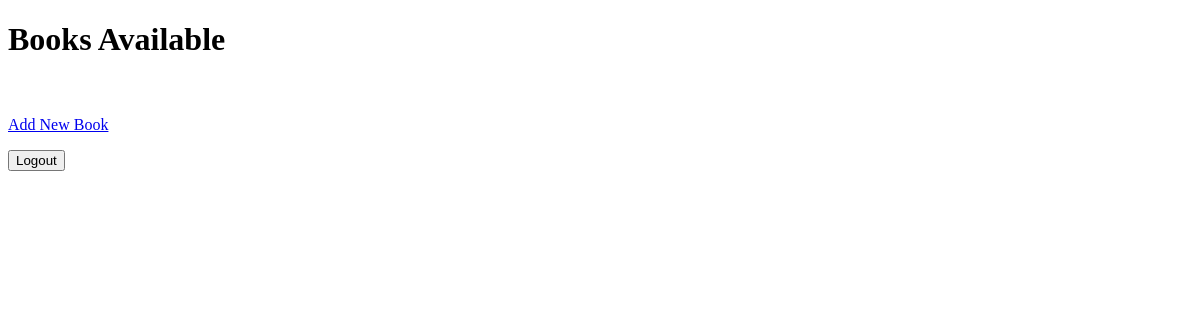
Page /books/list/ on the earlier database version.
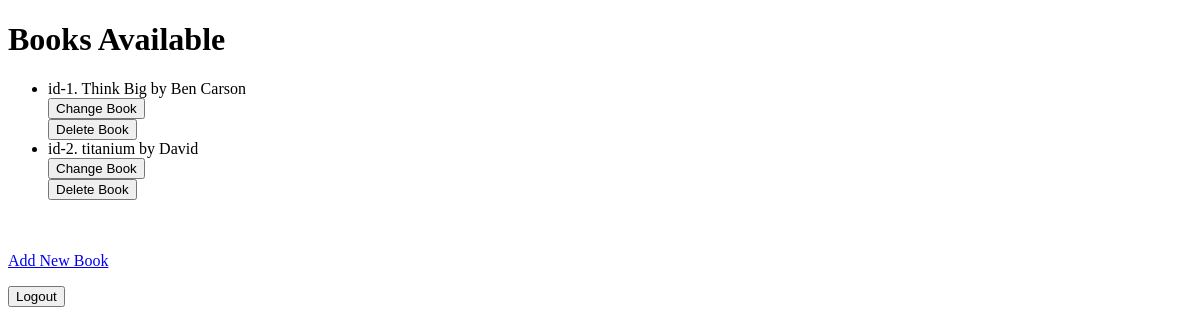
Same page on the later database version.
### relationship_app/models.py (models this page shows, shortened)
class Book(models.Model):
    title = models.CharField()
    author = models.ForeignKey(Author, on_delete = models.CASCADE)
    class Meta:
        permissions = [
            ("can_add_book", "Can add book"),
            ("can_change_book", "Can change book"),
            ("can_delete_book", "Can delete book")
        ]

class Author(models.Model):
    name = models.CharField()

### relationship_app/views.py (the view)
# urls.py: path("list/", views.list_books, name = "list-books"),
def list_books(request):
    books = Book.objects.all()
    context = {"books": books}
    return render(request,'relationship_app/list_books.html', context)

### relationship_app/templates/relationship_app/list_books.html (shortened to what this page needs)
<!DOCTYPE html>
<html lang = "en">
<head>
</head>
<body>
    <h1> Books Available </h1>
    <ul>
        {% for book in books %}
        <li>id-{{book.id}}. {{book.title}} by {{book.author.name}}</li>
        <form method = 'post' action = " {% url 'edit-book' book.pk %}">
            <button type = 'submit'> Change Book </button>
        </form>
        <form method = 'post' action = " {% url 'delete-book' book.pk %}">
            <button type = 'submit'> Delete Book </button>
        </form>
        {% endfor %}
    </ul>
    <br><br>
    <div>
        <a href = {% url 'add-book' %}> Add New Book </a><br>
    </div>
    <p>
    <form method = "post" action = "{% url 'logout' %}">
        <button type = 'submit'>Logout</button>
    </form>
    </p>
</body>
</html>

Differences in the rows shown:
added Book: id "1", title "Think Big", author.name "Ben Carson"
added Book: id "2", title "titanium", author.name "David"
